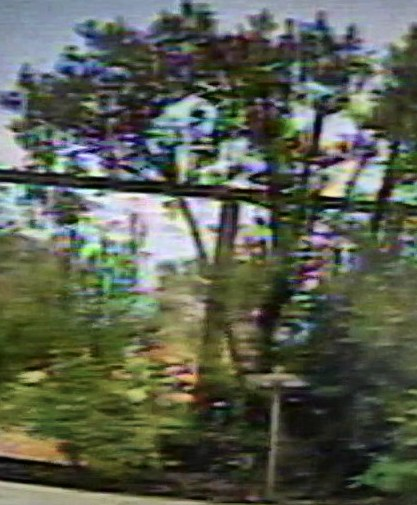
#> input picture artifacts_yard_final/crops/000005_2.jpg, 417 x 505 px
$ python -i eval_sharp.py   (imports and definitions only)   (older library calls are emulated)
#> lines starting #> are read from the running program, lines starting #| are printed output that depends on the picture

import glob
import json
import os
import sys
from collections import defaultdict

import cv2
import numpy as np

ART = r"C:\Users\shaur\OneDrive\Desktop\Test\artifacts_yard_final"
OUT = os.path.dirname(os.path.abspath(__file__))

def sharpness(rgb):
    g = cv2.cvtColor(rgb, cv2.COLOR_RGB2GRAY).astype(np.float32)
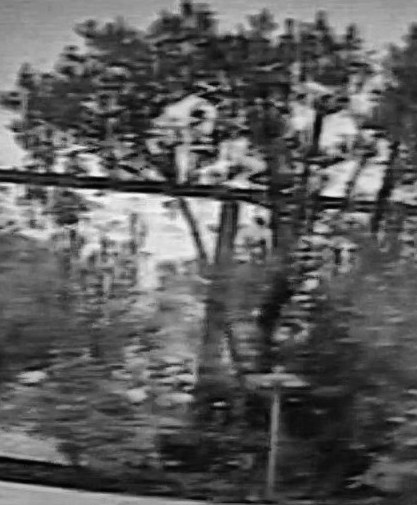
#> g: shape (505, 417) float32; min 0, max 248, mean 92.1
    g = cv2.resize(g, (256, 256), interpolation=cv2.INTER_AREA)
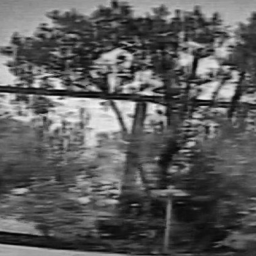
#> g: shape (256, 256) float32; min 2.57, max 241.9, mean 92.1
    lap = cv2.Laplacian(g, cv2.CV_32F).var()
#> lap = 695.5
    contrast = g.std() ** 2 + 1e-6
#> contrast = 2664.9
    return lap, lap / contrast

# [1 line not run here, left out]
crops_dir = os.path.join(ART, "crops")

by_inst = defaultdict(list)
# [4 lines not run here, left out]

gain, rows = [], []
best_tiles, used_tiles = [], []
# [30 lines not run here, left out]

g = np.array(gain)
# [17 lines not run here, left out]

>>> import cv2
>>> picture = cv2.cvtColor(cv2.imread('../../artifacts_yard_final/crops/000005_2.jpg'), cv2.COLOR_BGR2RGB)
>>> result = sharpness(picture)
#> result = (695.5, 0.261)

$ run again, on artifacts_yard_final/crops/001020_2.jpg
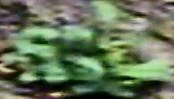
#> input picture artifacts_yard_final/crops/001020_2.jpg, 174 x 99 px
#> in sharpness, `g = cv2.cvtColor(rgb, cv2.COLOR_RGB2GRAY).astype(np.float32)`:
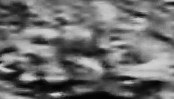
#> g: shape (99, 174) float32; min 1, max 222, mean 108.9
#> in sharpness, `g = cv2.resize(g, (256, 256), interpolation=cv2.INTER_AREA)`:
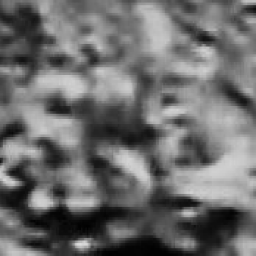
#> g: shape (256, 256) float32; min 1, max 221.7, mean 108.9
#> lap = 138.7
#> contrast = 2703.5
#> result = (138.7, 0.0513)

$ run again, on artifacts_yard_final/crops/001110_2.jpg
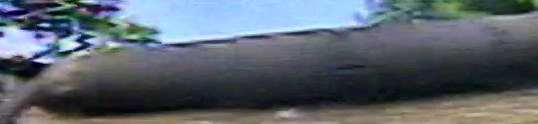
#> input picture artifacts_yard_final/crops/001110_2.jpg, 538 x 124 px
#> in sharpness, `g = cv2.cvtColor(rgb, cv2.COLOR_RGB2GRAY).astype(np.float32)`:
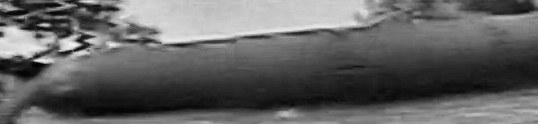
#> g: shape (124, 538) float32; min 2, max 247, mean 98.4
#> in sharpness, `g = cv2.resize(g, (256, 256), interpolation=cv2.INTER_AREA)`:
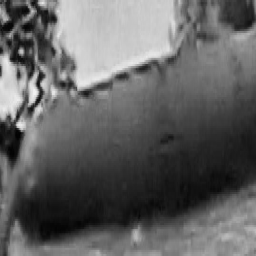
#> g: shape (256, 256) float32; min 2.13, max 242.7, mean 98.4
#> lap = 137.1
#> contrast = 3414.8
#> result = (137.1, 0.0402)

$ run again, on artifacts_yard_final/crops/001140_2.jpg
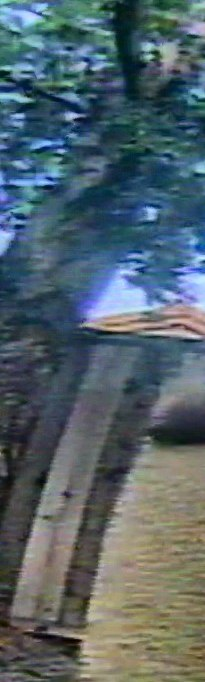
#> input picture artifacts_yard_final/crops/001140_2.jpg, 205 x 682 px
#> in sharpness, `g = cv2.cvtColor(rgb, cv2.COLOR_RGB2GRAY).astype(np.float32)`:
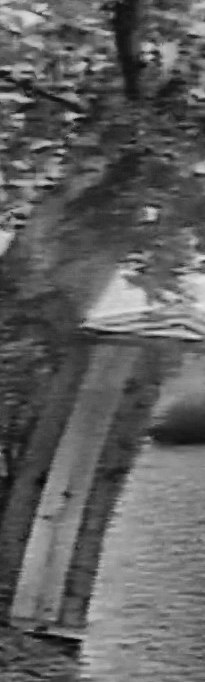
#> g: shape (682, 205) float32; min 1, max 230, mean 95.4
#> in sharpness, `g = cv2.resize(g, (256, 256), interpolation=cv2.INTER_AREA)`:
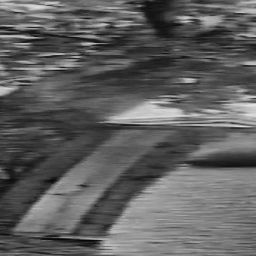
#> g: shape (256, 256) float32; min 3.24, max 227, mean 95.4
#> lap = 962.7
#> contrast = 1609
#> result = (962.7, 0.598)
